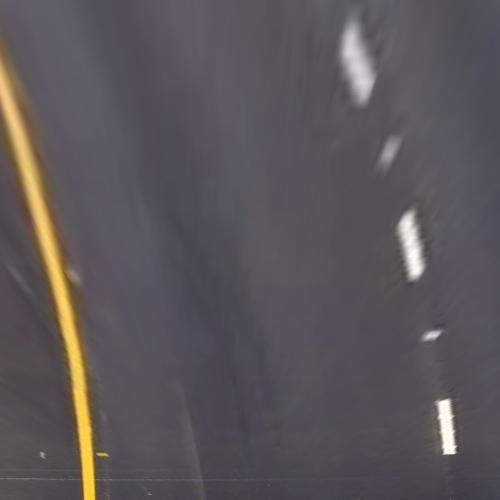
#> input picture content/img_1.png, 500 x 500 px, given in place of project_video.mp4, which was not available
$ jupyter execute --allow-errors Analyzer.ipynb   (older library calls are emulated)
#> lines starting #> are read from the running program, lines starting #| are printed output that depends on the picture; pictures that were not available may be replaced by others from this repository, and a replacement may not be noted
[cell 1]
import cv2
import numpy as np
from matplotlib import pyplot as plt

[cell 2]
class Delta():
    def __init__(self, capacity):
#> further down, frame is the input picture: shape (500, 500, 3); mean B, G, R 89.8, 85.8, 91.3
        self.capacity = capacity
        self.container = []
    # [14 lines left out: function add, not called in this run]

[cell 3]
pts = np.float32([(580,450), (705,450), (200,650), (1160,650)])
def transform_perspective(img, pts):
    rows,cols,ch = img.shape
#> rows = 500; cols = 500; ch = 3

    pts2 = np.float32([[0,0],[500,0],[0,500],[500,500]])
    M = cv2.getPerspectiveTransform(pts,pts2)
    dst = cv2.warpPerspective(img,M,(500,500))
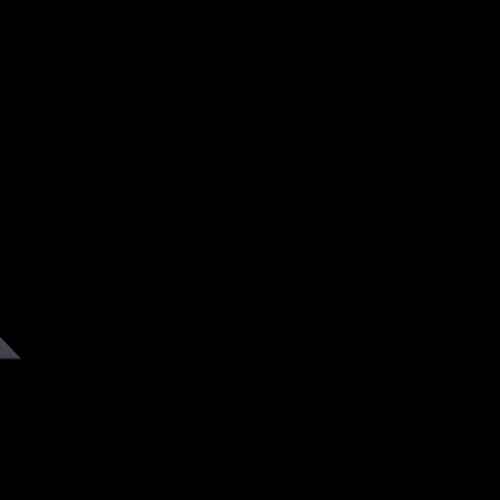
#> dst: shape (500, 500, 3); mean B, G, R 0.1, 0.1, 0.1
    return dst


# [8 lines left out: function transform_perspective_back, not called in this run]

[cell 4]
# [11 lines left out: function lr_split, not called in this run]

[cell 5]
# [34 lines left out: functions draw_line, draw_road, not called in this run]

[cell 6]
# [11 lines left out: function lr_split, not called in this run]

[cell 7]
delta = Delta(10)
cap = cv2.VideoCapture("project_video.mp4")
fr = 25
count = 0

fourcc = cv2.VideoWriter_fourcc(*'XVID')
out = cv2.VideoWriter('output.avi',fourcc, 25.0, (1280,720))

#> (the rest of this cell did not finish here and is left out)

[cell 8]
cap = cv2.VideoCapture("project_video.mp4")
# [16 lines left out: functions frame_n, yw_data, not called in this run]

[cell 9]
# [29 lines left out: function points_s, not called in this run]
    # plt.imshow(histogram)
# x=points_s(dilated)
# print(x)

[cell 10]
# [31 lines left out: function pt_2, not called in this run]
    # plt.imshow(histogram)
# x=points_s(dilated)
# print(x)

#> (a cell that did not finish here is left out)

[cell 12]
cap = cv2.VideoCapture(0)

# Define the codec and create VideoWriter object
fourcc = cv2.VideoWriter_fourcc(*'XVID')
out = cv2.VideoWriter('output.avi',fourcc, 20.0, (640,480))

while(cap.isOpened()):
    ret, frame = cap.read()
    if ret==True:
        frame = cv2.flip(frame,0)
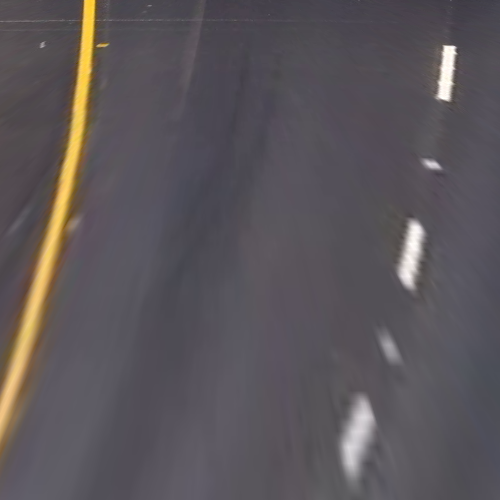
#> frame: shape (500, 500, 3); mean B, G, R 89.8, 85.8, 91.3

        # write the flipped frame
        out.write(frame)

        cv2.imshow('frame',frame)
        if cv2.waitKey(1) & 0xFF == ord('q'):
#> (key q is pressed here)
            break
    else:
        break

# Release everything if job is finished
cap.release()
out.release()
cv2.destroyAllWindows()

$ run again, on content/img_11.png
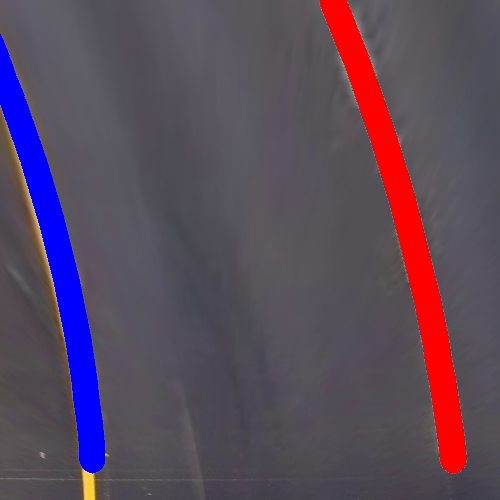
#> input picture content/img_11.png, 500 x 500 px, given in place of project_video.mp4, which was not available
#> frame is the input picture: shape (500, 500, 3); mean B, G, R 91.2, 73.9, 90.9
#> `frame = cv2.flip(frame,0)`:
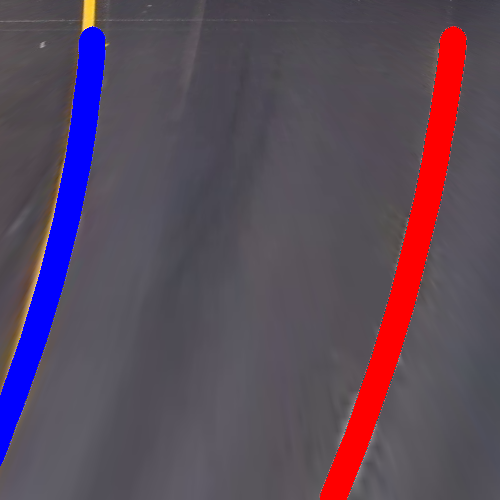
#> frame: shape (500, 500, 3); mean B, G, R 91.2, 73.9, 90.9

$ run again, on content/img_2.png
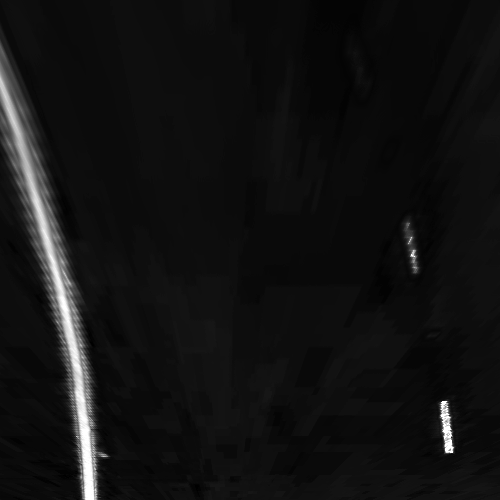
#> input picture content/img_2.png, 500 x 500 px, given in place of project_video.mp4, which was not available
#> frame is the input picture: shape (500, 500, 3); min 0, max 255, mean 18.3
#> s_channel: shape (500, 500); every value is 0
#> `frame = cv2.flip(frame,0)`:
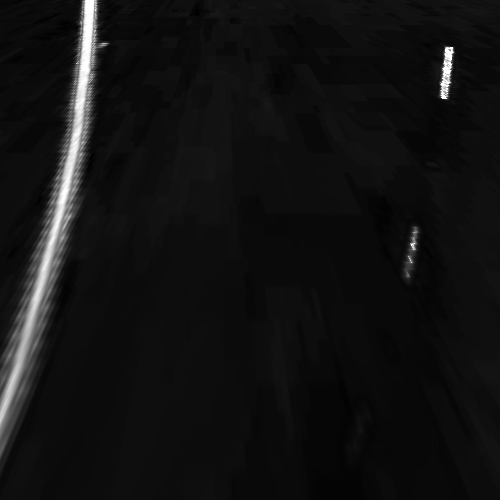
#> frame: shape (500, 500, 3); min 0, max 255, mean 18.3
